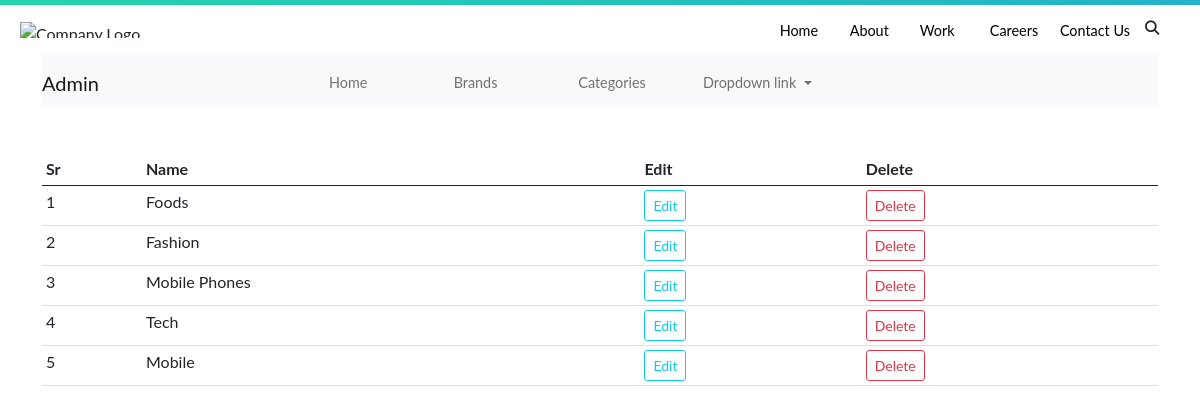
The app's page /categories (signed in), older data.
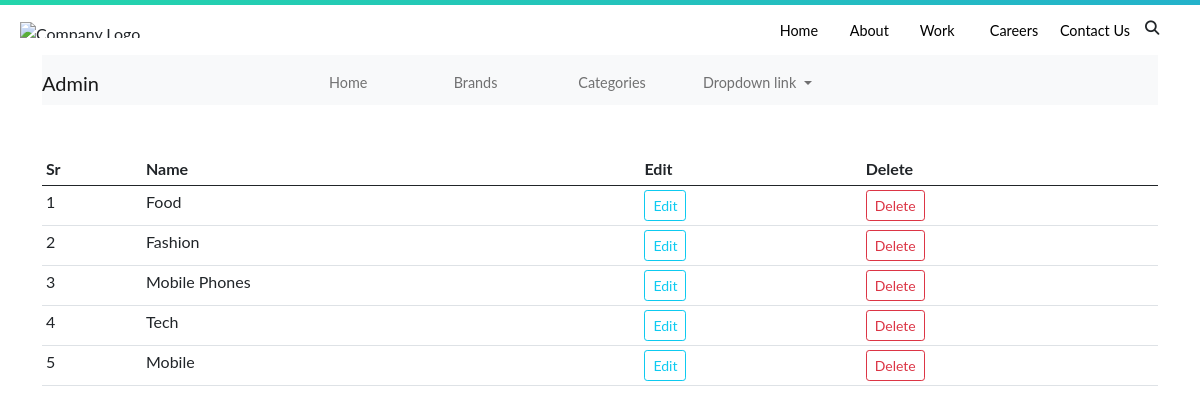
The same page, newer data.
### shop/products/models.py (models this page shows, shortened)
class Category(db.Model):
    id = db.Column(db.Integer, primary_key=True)
    name = db.Column(db.String(100),unique=True, nullable=False)

### shop/admin/routes.py (the view)
@app.route('/categories')
def categories():
    if 'email' not in session:
        flash('Please login first!', 'danger')
        return redirect(url_for('login'))
    categories = Category.query.order_by(Category.id.desc()).all()
    return render_template('admin/brand_category.html',title="Category Page", categories=categories)

### shop/templates/admin/brand_category.html (shortened to what this page needs)
{% extends "layout.html" %} {% block content %} {% include '_messages.html' %}
<div class="container">
  <nav class="navbar navbar-expand-lg navbar-light bg-light">
    <a class="navbar-brand" href="#">Admin</a>
    <div class="collapse navbar-collapse" id="navbarNavDropdown">
      <ul class="navbar-nav">
        <li class="nav-item active">
          <a class="nav-link" href="/admin"
            >Home</a
          >
        </li>
        <li class="nav-item">
          <a class="nav-link" href="/brands">Brands</a>
        </li>
        <li class="nav-item">
          <a class="nav-link" href="/categories">Categories</a>
        </li>
        <li class="nav-item dropdown">
          <a
            class="nav-link dropdown-toggle"
            href="#"
            id="navbarDropdownMenuLink"
            data-toggle="dropdown"
            aria-haspopup="true"
            aria-expanded="false"
          >
            Dropdown link
          </a>
        </li>
      </ul>
    </div>
  </nav>
</div>
<div class="container mt-5">
    <table class="table table-sm table-condensed table-stripped">
        <thead>
            <th>Sr</th>
            <th>Name</th>
            <th>Edit</th>
            <th>Delete</th>
        </thead>
        <tbody>
          {% if brands %}
          {% for brand in brands %}
            <tr>
                <td>{{ loop.index }}</td>
                <td>{{ brand.name }}</td>
                <td><a class="btn btn-sm btn-outline-info" href="/updatebrand/{{ brand.id }}">Edit</a></td>
                <td><a class="btn btn-sm btn-outline-danger" href="/brands/delete/{{ brand.id }}">Delete</a></td>
            </tr>
          {% endfor %}
          {% else %}
          {% for category in categories %}
            <tr>
                <td>{{ loop.index }}</td>
                <td>{{ category.name }}</td>
                <td><a class="btn btn-sm btn-outline-info" href="/updatecategory/{{ category.id }}">Edit</a></td>
                <td><a class="btn btn-sm btn-outline-danger" href="/categories/delete/{{ category.id }}">Delete</a></td>
            </tr>
          {% endfor %}
          {% endif %}
            </tbody>
    </table>
</div>
{% endblock %}

Row changes from the older to the newer data that the page shows:
changed Category: name "Foods" → "Food"
